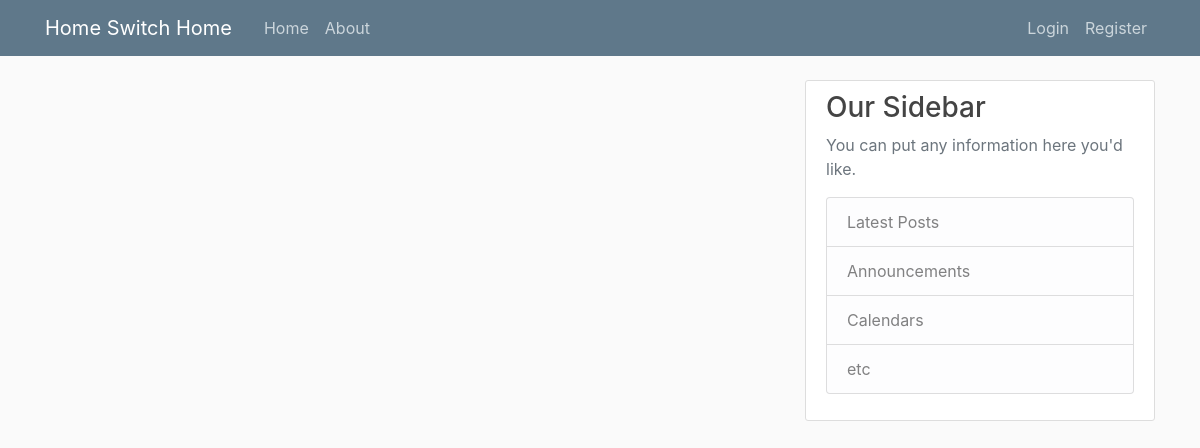
The app's page /, older data.
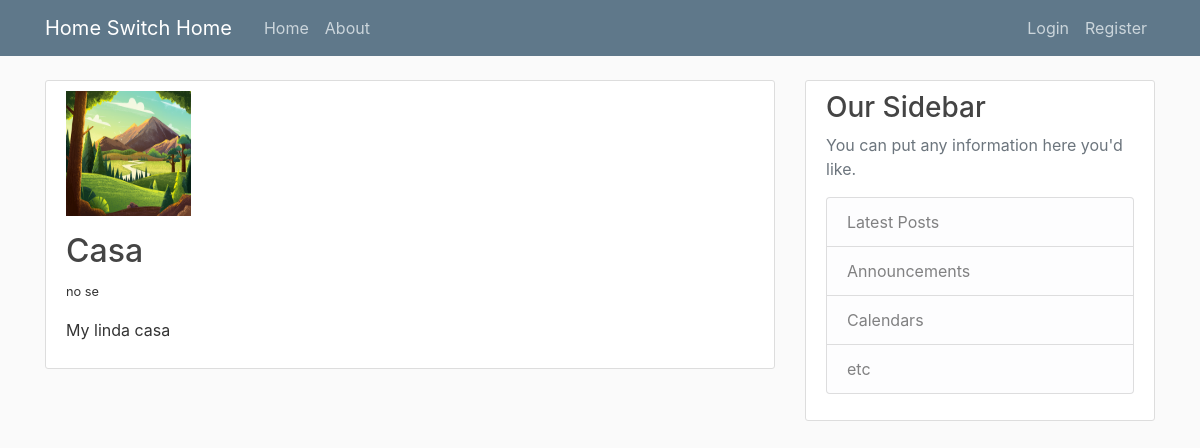
The same page, newer data.
### app/models.py (models this page shows, shortened)
class PropiedadLiviana (models.Model):
    titulo = models.CharField(max_length=30, default='Nueva Propiedad')
    descripcion = models.CharField(max_length=200)
    tipo = models.ForeignKey(TipoPropiedad, on_delete=models.PROTECT)
    direccion = models.CharField(max_length=200)
    imagen = models.ImageField(default='default.jpg', upload_to='property_image')
    class Meta:
        verbose_name = 'propiedad'

### app/views.py (the view)
# urls.py: path('', views.home, name='app-home'),
def home(request):
    context = {
        'posts': PropiedadLiviana.objects.all()
    }
    return render(request, 'app/propiedades_base.html', context)

### app/templates/app/propiedades_base.html (shortened to what this page needs)
{% extends "app/base.html" %}
{% block content %}
{% for post in posts %}
<article class="media content-section">
	<div class="media-body">
		<img class="account-img" src="{{ post.imagen.url }}">
		<h2><a class="article-title" href="{% url 'app-detail_auction' pk=post.pk %}">{{ post.titulo }}</a></h2>
		<p><small>{{ post.direccion }}</small></p>
		<p class="article-content">{{ post.descripcion }}</p>
	</div>
</article>
{% endfor %}
{% endblock content %}

Row changes from the older to the newer data that the page shows:
added PropiedadLiviana: imagen (placeholder picture), titulo "Casa", direccion "no se", descripcion "My linda casa"
